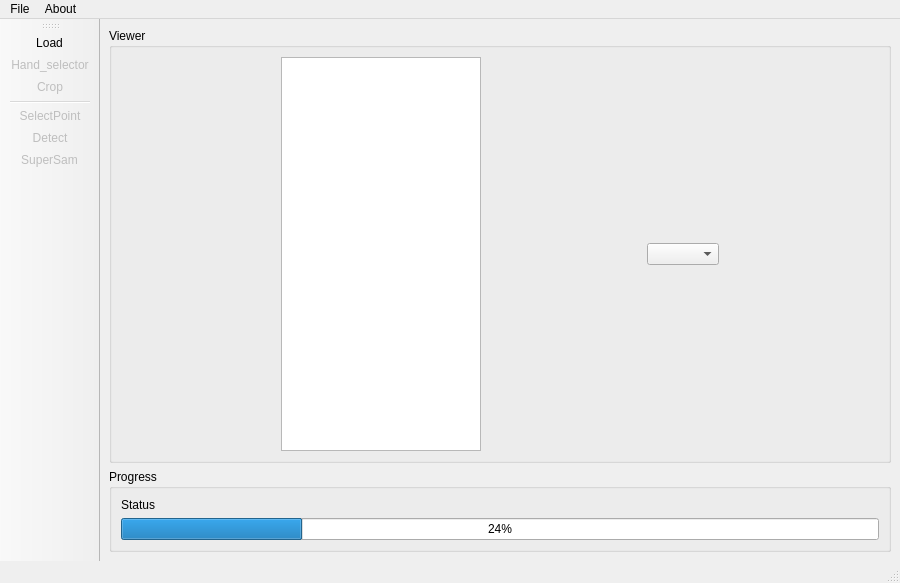
<?xml version="1.0" encoding="UTF-8"?>
<ui version="4.0">
 <class>MainWindow</class>
 <widget class="QMainWindow" name="MainWindow">
  <property name="windowModality">
   <enum>Qt::NonModal</enum>
  </property>
  <property name="geometry">
   <rect>
    <x>0</x>
    <y>0</y>
    <width>900</width>
    <height>583</height>
   </rect>
  </property>
  <property name="windowTitle">
   <string>SkyStock</string>
  </property>
  <widget class="QWidget" name="centralwidget">
   <layout class="QGridLayout" name="gridLayout">
    <item row="1" column="0" colspan="2">
     <widget class="QGroupBox" name="groupBox_3">
      <property name="title">
       <string>Progress</string>
      </property>
      <layout class="QVBoxLayout" name="verticalLayout_3">
       <item>
        <widget class="QLabel" name="label_status">
         <property name="minimumSize">
          <size>
           <width>200</width>
           <height>0</height>
          </size>
         </property>
         <property name="maximumSize">
          <size>
           <width>1677777</width>
           <height>16777215</height>
          </size>
         </property>
         <property name="text">
          <string>Status</string>
         </property>
        </widget>
       </item>
       <item>
        <widget class="QProgressBar" name="progressBar">
         <property name="minimumSize">
          <size>
           <width>301</width>
           <height>0</height>
          </size>
         </property>
         <property name="maximumSize">
          <size>
           <width>16777215</width>
           <height>16777215</height>
          </size>
         </property>
         <property name="value">
          <number>24</number>
         </property>
        </widget>
       </item>
      </layout>
     </widget>
    </item>
    <item row="0" column="0" colspan="2">
     <widget class="QGroupBox" name="groupBox_2">
      <property name="title">
       <string>Viewer</string>
      </property>
      <layout class="QHBoxLayout" name="horizontalLayout">
       <item>
        <widget class="QTreeView" name="treeView">
         <property name="minimumSize">
          <size>
           <width>200</width>
           <height>0</height>
          </size>
         </property>
         <property name="maximumSize">
          <size>
           <width>200</width>
           <height>16777215</height>
          </size>
         </property>
        </widget>
       </item>
       <item>
        <layout class="QVBoxLayout" name="verticalLayout">
         <item>
          <widget class="QComboBox" name="comboBox"/>
         </item>
         <item>
          <layout class="QHBoxLayout" name="horizontalLayout_2"/>
         </item>
        </layout>
       </item>
      </layout>
     </widget>
    </item>
   </layout>
  </widget>
  <widget class="QMenuBar" name="menubar">
   <property name="geometry">
    <rect>
     <x>0</x>
     <y>0</y>
     <width>900</width>
     <height>26</height>
    </rect>
   </property>
   <widget class="QMenu" name="menuFile">
    <property name="title">
     <string>File</string>
    </property>
    <addaction name="actionLoad"/>
   </widget>
   <widget class="QMenu" name="menuAbout">
    <property name="title">
     <string>About</string>
    </property>
    <addaction name="actionInfo"/>
   </widget>
   <addaction name="menuFile"/>
   <addaction name="menuAbout"/>
  </widget>
  <widget class="QStatusBar" name="statusbar"/>
  <widget class="QToolBar" name="toolBar">
   <property name="windowTitle">
    <string>toolBar</string>
   </property>
   <property name="allowedAreas">
    <set>Qt::LeftToolBarArea|Qt::RightToolBarArea</set>
   </property>
   <property name="orientation">
    <enum>Qt::Vertical</enum>
   </property>
   <attribute name="toolBarArea">
    <enum>LeftToolBarArea</enum>
   </attribute>
   <attribute name="toolBarBreak">
    <bool>false</bool>
   </attribute>
   <addaction name="actionLoad"/>
   <addaction name="actionHand_selector"/>
   <addaction name="actionCrop"/>
   <addaction name="separator"/>
   <addaction name="actionSelectPoint"/>
   <addaction name="actionDetect"/>
   <addaction name="actionSuperSam"/>
  </widget>
  <action name="actionLoad">
   <property name="text">
    <string>Load</string>
   </property>
  </action>
  <action name="actionSelectPoint">
   <property name="checkable">
    <bool>true</bool>
   </property>
   <property name="enabled">
    <bool>false</bool>
   </property>
   <property name="text">
    <string>SelectPoint</string>
   </property>
  </action>
  <action name="actionInfo">
   <property name="text">
    <string>Info</string>
   </property>
  </action>
  <action name="actionCrop">
   <property name="checkable">
    <bool>true</bool>
   </property>
   <property name="enabled">
    <bool>false</bool>
   </property>
   <property name="text">
    <string>Crop</string>
   </property>
  </action>
  <action name="actionHand_selector">
   <property name="checkable">
    <bool>true</bool>
   </property>
   <property name="enabled">
    <bool>false</bool>
   </property>
   <property name="text">
    <string>Hand_selector</string>
   </property>
  </action>
  <action name="actionShowData">
   <property name="enabled">
    <bool>false</bool>
   </property>
   <property name="text">
    <string>ShowData</string>
   </property>
  </action>
  <action name="actionDetect">
   <property name="enabled">
    <bool>false</bool>
   </property>
   <property name="text">
    <string>Detect</string>
   </property>
   <property name="toolTip">
    <string>Detect stocks with YOLO</string>
   </property>
  </action>
  <action name="actionSuperSam">
   <property name="enabled">
    <bool>false</bool>
   </property>
   <property name="text">
    <string>SuperSam</string>
   </property>
   <property name="toolTip">
    <string>Perform SAM on all detected stocks</string>
   </property>
  </action>
 </widget>
 <resources/>
 <connections/>
</ui>
